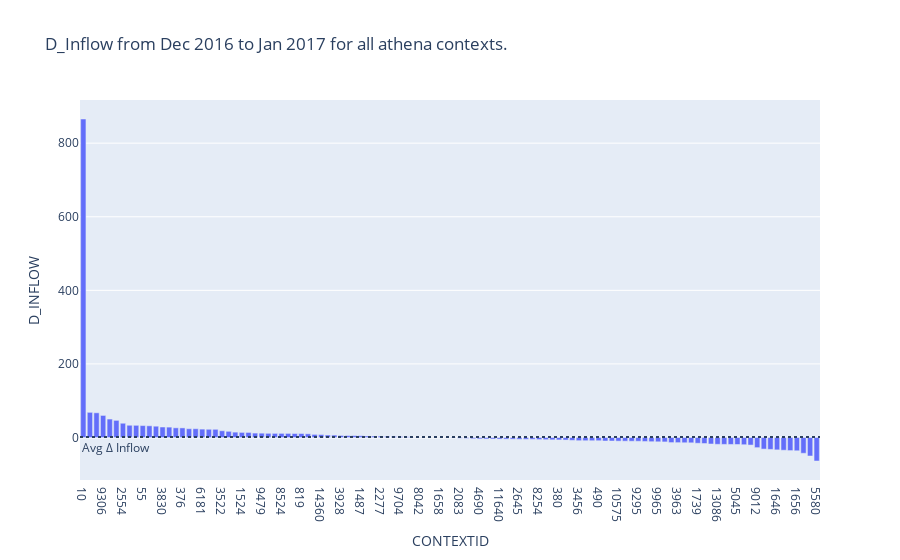

The cell this chart's notebook holds for it:
### Code cell
fig = px.bar(df_2_2_2, x="CONTEXTID", 
                     y="D_INFLOW",
                     title="D_Inflow from Dec 2016 to Jan 2017 for all athena contexts."
            )
fig.add_hline(y=list(df_2_2_2["D_ATHENA_INFLOW"])[0], line_dash="dot",
              annotation_text="Avg Δ Inflow", 
              annotation_position="bottom left")

fig.show()

### Figure 1 — Plotly figure (JSON) as saved in the notebook; plotly's stock layout.template omitted (floating-point values rounded to 4 significant figures)
{"data": [{"alignmentgroup": "True", "hovertemplate": "CONTEXTID=%{x}<br>D_INFLOW=%{y}<extra></extra>", "legendgroup": "", "marker": {"color": "#636efa"}, "name": "", "offsetgroup": "", "orientation": "v", "showlegend": false, "textposition": "auto", "type": "bar", "x": ["10", "14035", "1610", "9306", "718", "1366", "2554", "3006", "11970", "55", "9229", "2677", "3830", "4043", "1334", "376", "1087", "4309", "6181", "12529", "2983", "3522", "8518", "11476", "1524", "10735", "6393", "9479", "1599", "1802", "8524", "6965", "12120", "819", "7661", "11129", "14360", "9266", "1323", "3928", "11723", "395", "1487", "12850", "8033", "2277", "1798", "13123", "9704", "11903", "7363", "8042", "1930", "3475", "1658", "1267", "11127", "2083", "1054", "8558", "4690", "3519", "1814", "11640", "3516", "8571", "2645", "2876", "10114", "8254", "3993", "491", "380", "13711", "5836", "3456", "9599", "10719", "490", "8386", "1831", "10575", "4693", "8039", "9295", "12906", "65", "9965", "664", "11284", "3963", "327", "3374", "1739", "6401", "2069", "13086", "9781", "3510", "5045", "13142", "2539", "9012", "9028", "10844", "1646", "679", "7814", "1656", "1643", "6814", "5580"], "xaxis": "x", "y": [865.7, 68.43, 67.2, 60, 50.17, 46.65, 38.82, 33.33, 33.15, 32.46, 31.86, 30.77, 28.57, 28.28, 26.33, 26.14, 23.93, 23.91, 22.86, 22.39, 22.33, 18.37, 16.86, 14.61, 13.89, 13.8, 12.08, 11.8, 11.38, 11.26, 11.22, 11.15, 10.91, 10.87, 10.09, 8.475, 8.002, 6.778, 6.622, 5.621, 5.272, 5.203, 4.923, 4.153, 4.018, 3.86, 3.311, 3.049, 2.739, 2.046, 0.4376, 0.4051, 0.0529, 0, -0.3638, -0.4188, -1.204, -1.835, -2.378, -3.324, -3.696, -3.905, -3.94, -4.248, -4.334, -4.431, -4.668, -4.744, -4.867, -5.589, -5.873, -6.306, -6.542, -6.882, -7.649, -8.594, -8.663, -8.683, -8.717, -9.529, -9.531, -9.841, -9.909, -10.09, -10.15, -10.75, -11.32, -11.64, -11.96, -13.76, -13.9, -14.22, -14.41, -15.53, -16.28, -17.59, -18.46, -18.67, -18.82, -18.97, -19.55, -20.49, -27.48, -31.44, -32.31, -33.52, -34.55, -35.5, -36.0, -42.83, -50.25, -63.81], "yaxis": "y"}], "layout": {"annotations": [{"showarrow": false, "text": "Avg Δ Inflow", "x": 0, "xanchor": "left", "xref": "x domain", "y": 1.685, "yanchor": "top", "yref": "y"}], "barmode": "relative", "legend": {"tracegroupgap": 0}, "shapes": [{"line": {"dash": "dot"}, "type": "line", "x0": 0, "x1": 1, "xref": "x domain", "y0": 1.685, "y1": 1.685, "yref": "y"}], "title": {"text": "D_Inflow from Dec 2016 to Jan 2017 for all athena contexts."}, "xaxis": {"anchor": "y", "domain": [0, 1], "title": {"text": "CONTEXTID"}}, "yaxis": {"anchor": "x", "domain": [0, 1], "title": {"text": "D_INFLOW"}}}}
